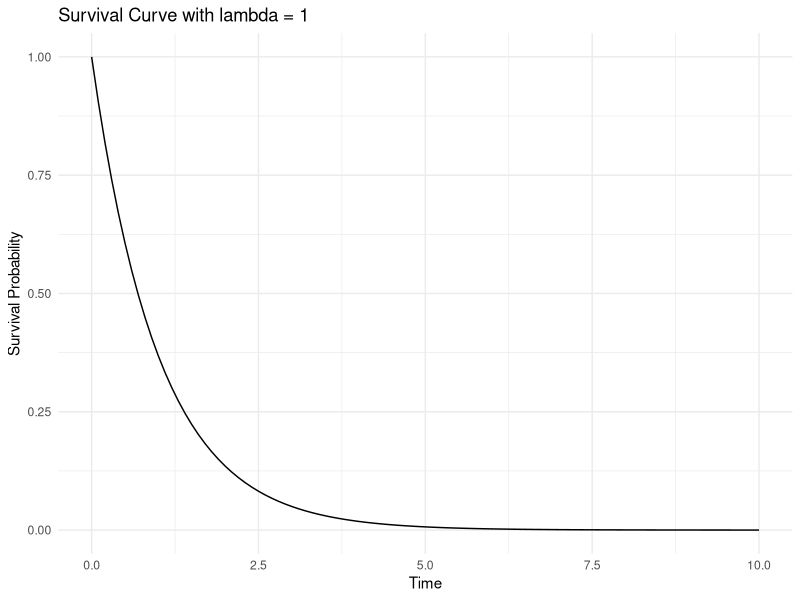
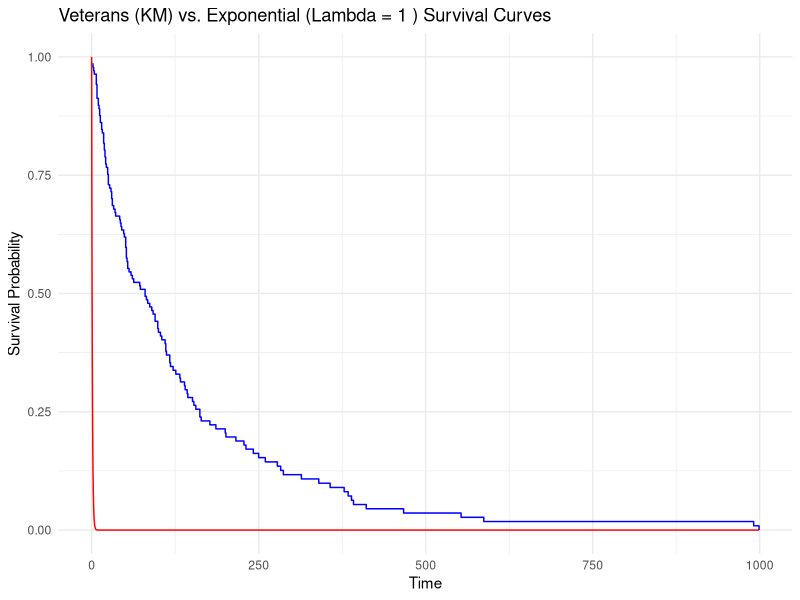

The R source for these figures, in order: (Note: this script raises an error after producing the figures.)
## ---- chunk 1
library(ggplot2)

# Function to plot survival curve
plot_survival_curve <- function(lambda) {
  if(lambda <= 0) {
    stop("Lambda must be positive")
  }

  # Create a sequence of time points
  time_points <- seq(0, 10, by = 0.1)
  
  # Calculate survival probabilities
  survival_probabilities <- exp(-lambda * time_points)
  
  # Create a data frame for plotting
  survival_data <- data.frame(Time = time_points, Survival = survival_probabilities)
  
  # Plotting the survival curve
  ggplot(survival_data, aes(x = Time, y = Survival)) +
    geom_line() +
    ggtitle(paste("Survival Curve with lambda =", lambda)) +
    xlab("Time") +
    ylab("Survival Probability") +
    theme_minimal() + 
    ylim(0,1)
}

# Example usage of the function
LAMBDA <- 1
plot_survival_curve(LAMBDA)
## ---- chunk 2

library(survival)
library(survminer)

dat <- veteran
summary(veteran)

dat$trt <- dat$trt - 1
treatment <- factor(dat$trt, levels=c(0,1), labels=c("standard", "test"))
dat$prior <- dat$prior / 10
prior <- factor(dat$prior, levels=c(0,1), labels=c("no", "yes"))
status <- factor(dat$status, levels=c(0, 1), labels = c("censored", "death"))

# Assume 'dat' is your dataset with 'week' and 'arrest' columns
# dat <- your_data

# Function to plot both Kaplan-Meier and exponential survival curves
plot_survival_comparison <- function(dat, lambda) {
  if(lambda <= 0) {
    stop("Lambda must be positive")
  }

  # Fit Kaplan-Meier curve for your data
  surv_obj <- with(dat, Surv(time, status))
  km_fit <- survfit(surv_obj ~ 1)

  # Create a sequence of time points for the theoretical curve
  time_points <- seq(0, max(dat$time), by = 0.1)
  
  # Calculate theoretical survival probabilities
  survival_probabilities <- exp(-lambda * time_points)
  
  # Convert Kaplan-Meier fit to data frame for ggplot
  km_data <- data.frame(
    Time = km_fit$time,
    Survival = km_fit$surv
  )

  # Create a data frame for the theoretical curve
  theoretical_data <- data.frame(Time = time_points, Survival = survival_probabilities)

  # Plotting both curves
  ggplot() +
    geom_step(data = km_data, aes(x = Time, y = Survival), col = "blue") +
    geom_line(data = theoretical_data, aes(x = Time, y = Survival), col = "red") +
    ggtitle(paste("Veterans (KM) vs. Exponential (Lambda =", lambda, ") Survival Curves")) +
    xlab("Time") +
    ylab("Survival Probability") +
    theme_minimal() +
    scale_color_manual("", breaks = c("Empirical", "Theoretical"), 
                       values = c("blue", "red"))
}

# Change the parameter LAMBDA and observe the change on the plot
LAMBDA <- 1
plot_survival_comparison(dat, LAMBDA)
## ---- chunk 3
d <- sum(dat$status)
cum_time <- sum(dat$time)

print(paste('MLE Lambda estimate is: ', d/cum_time))
## ---- chunk 4
surv_obj <- Surv(time = dat$time, event = dat$status)

# Fit Kaplan-Meier survival curve using 'fin' as the group
km_fit <- survfit(surv_obj ~ treatment, data = dat)

# Plot the Kaplan-Meier curves
ggsurvplot(km_fit, data = dat, conf.int = TRUE, 
           ggtheme = theme_minimal(), 
           title = "Kaplan-Meier Curves",
           #palette = c("#00AFBB", "#FC4E07"),
           legend.title = "treatment")
## ---- chunk 5
survreg(surv_obj ~ treatment, dist = "exp", data=dat)
## ---- chunk 6
# Function to plot survival curve
plot_weibull_curve <- function(lambda, k) {
  if(lambda <= 0) {
    stop("Lambda must be positive")
  }
  if(k <= 0) {
    stop("k must be positive")
  }

  # Create a sequence of time points
  time_points <- seq(0, 10, by = 0.1)
  
  # Calculate survival probabilities
  survival_probabilities <- exp(-(lambda * time_points)**k)
  
  # Create a data frame for plotting
  survival_data <- data.frame(Time = time_points, Survival = survival_probabilities)
  
  # Plotting the survival curve
  ggplot(survival_data, aes(x = Time, y = Survival)) +
    geom_line() +
    ggtitle(paste("Weibull Curve with lambda =", lambda, ", k =", k)) +
    xlab("Time") +
    ylab("Survival Probability") +
    theme_minimal() + 
    ylim(0,1)
}

# Example usage of the function
LAMBDA <- 0.1
K = 2
plot_weibull_curve(LAMBDA, K)
## ---- chunk 7

library(survival)
library(survminer)

dat <- veteran
summary(veteran)

dat$trt <- dat$trt - 1
treatment <- factor(dat$trt, levels=c(0,1), labels=c("standard", "test"))
dat$prior <- dat$prior / 10
prior <- factor(dat$prior, levels=c(0,1), labels=c("no", "yes"))
status <- factor(dat$status, levels=c(0, 1), labels = c("censored", "death"))

# Assume 'dat' is your dataset with 'week' and 'arrest' columns
# dat <- your_data

# Function to plot both Kaplan-Meier and exponential survival curves
plot_weibull_comparison <- function(dat, lambda, k) {
  if(lambda <= 0) {
    stop("Lambda must be positive")
  }
  if(k <= 0) {
    stop("k must be positive")
  }

  # Fit Kaplan-Meier curve for your data
  surv_obj <- with(dat, Surv(time, status))
  km_fit <- survfit(surv_obj ~ 1)

  # Create a sequence of time points for the theoretical curve
  time_points <- seq(0, max(dat$time), by = 0.1)
  
  # Calculate theoretical survival probabilities
  survival_probabilities <- exp(-(lambda * time_points)**k)
  
  # Convert Kaplan-Meier fit to data frame for ggplot
  km_data <- data.frame(
    Time = km_fit$time,
    Survival = km_fit$surv
  )

  # Create a data frame for the theoretical curve
  theoretical_data <- data.frame(Time = time_points, Survival = survival_probabilities)

  # Plotting both curves
  ggplot() +
    geom_step(data = km_data, aes(x = Time, y = Survival), col = "blue") +
    geom_line(data = theoretical_data, aes(x = Time, y = Survival), col = "red") +
    ggtitle(paste("Veterans (KM) vs. Weibull (Lambda =", lambda, ", k =", k, ")")) +
    xlab("Time") +
    ylab("Survival Probability") +
    theme_minimal() +
    scale_color_manual("", breaks = c("Empirical", "Theoretical"), 
                       values = c("blue", "red"))
}

# Change the parameter LAMBDA and observe the change on the plot
LAMBDA <- 1
K = 1
plot_weibull_comparison(dat, LAMBDA, K)
## ---- chunk 8
surv_obj <- with(dat, Surv(time, status))
weibull_model <- survreg(surv_obj ~ 1, data = dat, dist = "weibull")

# Extract estimated parameters
k_hat <- 1 / weibull_model$scale
lambda_hat <- 1/exp(coef(weibull_model)[1])

print(paste("Estimated lambda:", lambda_hat))
print(paste("Estimated k:", k_hat))
## ---- chunk 9
survreg(surv_obj ~ treatment, dist = "exp", data=dat)
survreg(surv_obj ~ treatment, dist = "weibull", data=dat)
## ---- chunk 10
# Example dataset creation
set.seed(243) # for reproducibility
toy_data <- data.frame(
  time = round(runif(100, 5, 100)), # random survival times between 5 and 100
  event = sample(0:1, 100, replace = TRUE), # random event indicators (0 or 1)
  age = round(runif(100, 18, 70)), # random ages between 18 and 70
  treatment = sample(0:1, 100, replace = TRUE) # random treatment assignment (0 or 1)
)

# Fit a Cox proportional hazards model
cox_model <- coxph(Surv(time, event) ~ age + treatment, data = toy_data)

# Print the summary of the model
summary(cox_model)

## ---- chunk 11
# Calculate the median age (or choose a specific value)
median_age <- median(toy_data$age)

# Creating survival curves for different levels of the treatment variable
# Include both 'treatment' and 'age' in newdata
fit <- survfit(cox_model, newdata = data.frame(treatment = 0:1, age = median_age))

# Plot the survival curves
ggsurvplot(fit, data = toy_data, conf.int = TRUE,
           ggtheme = theme_minimal(),
           palette = c("#00AFBB", "#FC4E07"),
           title = "Survival Curves based on Cox Model",
           legend.title = "Treatment Group")
## ---- chunk 12
cox_model <- coxph(Surv(dat$time, dat$status) ~ treatment + prior + celltype, data = dat)

summary(cox_model)
## ---- chunk 13

fixed_treatment <- 'standard'  # Replace with appropriate summary statistic
fixed_prior <- 0

# Creating survival curves for different levels of the 'mar' variable
fit_mar <- survfit(cox_model, newdata = data.frame(treatment = fixed_treatment, prior = fixed_prior, celltype = unique(dat$celltype)))

# Plot the survival curves
ggsurvplot(fit_mar, data = dat, conf.int = TRUE,
           ggtheme = theme_minimal(),
           #palette = c("#00AFBB", "#FC4E07"),
           title = "Survival Curves by Celltype",
           legend.title = "Cell type")
